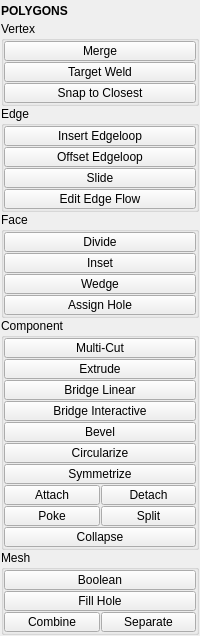
<?xml version="1.0" encoding="UTF-8"?>
<ui version="4.0">
 <class>QtUi</class>
 <widget class="QMainWindow" name="QtUi">
  <property name="geometry">
   <rect>
    <x>0</x>
    <y>0</y>
    <width>200</width>
    <height>621</height>
   </rect>
  </property>
  <property name="tabShape">
   <enum>QTabWidget::Triangular</enum>
  </property>
  <property name="dockNestingEnabled">
   <bool>true</bool>
  </property>
  <property name="dockOptions">
   <set>QMainWindow::AllowNestedDocks|QMainWindow::AllowTabbedDocks|QMainWindow::AnimatedDocks|QMainWindow::ForceTabbedDocks</set>
  </property>
  <property name="balette" stdset="0">
   <palette>
    <active/>
    <inactive/>
    <disabled/>
   </palette>
  </property>
  <widget class="QWidget" name="central_widget">
   <property name="minimumSize">
    <size>
     <width>200</width>
     <height>0</height>
    </size>
   </property>
   <property name="balette" stdset="0">
    <palette>
     <active/>
     <inactive/>
     <disabled/>
    </palette>
   </property>
   <layout class="QVBoxLayout" name="verticalLayout_2">
    <property name="leftMargin">
     <number>1</number>
    </property>
    <property name="topMargin">
     <number>1</number>
    </property>
    <property name="rightMargin">
     <number>1</number>
    </property>
    <property name="bottomMargin">
     <number>1</number>
    </property>
    <item>
     <layout class="QVBoxLayout" name="verticalLayout">
      <property name="spacing">
       <number>0</number>
      </property>
      <item>
       <widget class="Header" name="header">
        <property name="minimumSize">
         <size>
          <width>0</width>
          <height>20</height>
         </size>
        </property>
        <property name="maximumSize">
         <size>
          <width>16777215</width>
          <height>20</height>
         </size>
        </property>
        <property name="font">
         <font>
          <weight>75</weight>
          <bold>true</bold>
         </font>
        </property>
        <property name="text">
         <string>POLYGONS</string>
        </property>
       </widget>
      </item>
      <item>
       <widget class="QGroupBox" name="vertex">
        <property name="title">
         <string>Vertex</string>
        </property>
        <layout class="QVBoxLayout" name="verticalLayout_5">
         <property name="spacing">
          <number>1</number>
         </property>
         <property name="leftMargin">
          <number>0</number>
         </property>
         <property name="topMargin">
          <number>0</number>
         </property>
         <property name="rightMargin">
          <number>0</number>
         </property>
         <property name="bottomMargin">
          <number>0</number>
         </property>
         <item>
          <widget class="PushButton" name="tb000">
           <property name="enabled">
            <bool>true</bool>
           </property>
           <property name="minimumSize">
            <size>
             <width>0</width>
             <height>20</height>
            </size>
           </property>
           <property name="maximumSize">
            <size>
             <width>16777215</width>
             <height>20</height>
            </size>
           </property>
           <property name="toolTip">
            <string>Merge selected components.  (default: to center)</string>
           </property>
           <property name="text">
            <string>Merge</string>
           </property>
           <property name="iconSize">
            <size>
             <width>18</width>
             <height>18</height>
            </size>
           </property>
          </widget>
         </item>
         <item>
          <widget class="QPushButton" name="b043">
           <property name="enabled">
            <bool>true</bool>
           </property>
           <property name="minimumSize">
            <size>
             <width>0</width>
             <height>20</height>
            </size>
           </property>
           <property name="maximumSize">
            <size>
             <width>16777215</width>
             <height>20</height>
            </size>
           </property>
           <property name="toolTip">
            <string>Merge two edges or vertices into a single component</string>
           </property>
           <property name="text">
            <string>Target Weld</string>
           </property>
           <property name="iconSize">
            <size>
             <width>18</width>
             <height>18</height>
            </size>
           </property>
           <property name="balette" stdset="0">
            <palette>
             <active>
              <colorrole role="Button">
               <brush brushstyle="SolidPattern">
                <color alpha="255">
                 <red>80</red>
                 <green>80</green>
                 <blue>80</blue>
                </color>
               </brush>
              </colorrole>
             </active>
             <inactive>
              <colorrole role="Button">
               <brush brushstyle="SolidPattern">
                <color alpha="255">
                 <red>80</red>
                 <green>80</green>
                 <blue>80</blue>
                </color>
               </brush>
              </colorrole>
             </inactive>
             <disabled>
              <colorrole role="Button">
               <brush brushstyle="SolidPattern">
                <color alpha="255">
                 <red>80</red>
                 <green>80</green>
                 <blue>80</blue>
                </color>
               </brush>
              </colorrole>
             </disabled>
            </palette>
           </property>
          </widget>
         </item>
         <item>
          <widget class="PushButton" name="tb009">
           <property name="enabled">
            <bool>true</bool>
           </property>
           <property name="minimumSize">
            <size>
             <width>0</width>
             <height>20</height>
            </size>
           </property>
           <property name="maximumSize">
            <size>
             <width>16777215</width>
             <height>20</height>
            </size>
           </property>
           <property name="toolTip">
            <string>&lt;html&gt;&lt;head/&gt;&lt;body&gt;&lt;p&gt;&lt;span style=&quot; font-weight:600;&quot;&gt;Snap vertices from one object to another.&lt;/span&gt;&lt;/p&gt;&lt;p&gt;&lt;br/&gt;&lt;/p&gt;&lt;p&gt;&lt;span style=&quot; font-style:italic;&quot;&gt;The vertices of the first selected object will be snapped to those of the second.&lt;/span&gt;&lt;/p&gt;&lt;/body&gt;&lt;/html&gt;</string>
           </property>
           <property name="layoutDirection">
            <enum>Qt::LeftToRight</enum>
           </property>
           <property name="text">
            <string>Snap to Closest</string>
           </property>
          </widget>
         </item>
        </layout>
       </widget>
      </item>
      <item>
       <widget class="QGroupBox" name="edge">
        <property name="title">
         <string>Edge</string>
        </property>
        <layout class="QVBoxLayout" name="verticalLayout_7">
         <property name="spacing">
          <number>1</number>
         </property>
         <property name="leftMargin">
          <number>0</number>
         </property>
         <property name="topMargin">
          <number>0</number>
         </property>
         <property name="rightMargin">
          <number>0</number>
         </property>
         <property name="bottomMargin">
          <number>0</number>
         </property>
         <item>
          <widget class="QPushButton" name="b047">
           <property name="enabled">
            <bool>true</bool>
           </property>
           <property name="minimumSize">
            <size>
             <width>0</width>
             <height>20</height>
            </size>
           </property>
           <property name="maximumSize">
            <size>
             <width>16777215</width>
             <height>20</height>
            </size>
           </property>
           <property name="toolTip">
            <string>Split selected edge ring</string>
           </property>
           <property name="text">
            <string>Insert Edgeloop</string>
           </property>
           <property name="iconSize">
            <size>
             <width>18</width>
             <height>18</height>
            </size>
           </property>
           <property name="balette" stdset="0">
            <palette>
             <active>
              <colorrole role="Highlight">
               <brush brushstyle="SolidPattern">
                <color alpha="255">
                 <red>168</red>
                 <green>152</green>
                 <blue>250</blue>
                </color>
               </brush>
              </colorrole>
             </active>
             <inactive>
              <colorrole role="Highlight">
               <brush brushstyle="SolidPattern">
                <color alpha="255">
                 <red>168</red>
                 <green>152</green>
                 <blue>250</blue>
                </color>
               </brush>
              </colorrole>
             </inactive>
             <disabled>
              <colorrole role="Highlight">
               <brush brushstyle="SolidPattern">
                <color alpha="255">
                 <red>0</red>
                 <green>120</green>
                 <blue>215</blue>
                </color>
               </brush>
              </colorrole>
             </disabled>
            </palette>
           </property>
          </widget>
         </item>
         <item>
          <widget class="QPushButton" name="b051">
           <property name="enabled">
            <bool>true</bool>
           </property>
           <property name="minimumSize">
            <size>
             <width>0</width>
             <height>20</height>
            </size>
           </property>
           <property name="maximumSize">
            <size>
             <width>16777215</width>
             <height>20</height>
            </size>
           </property>
           <property name="toolTip">
            <string>Offset edge loop tool</string>
           </property>
           <property name="text">
            <string>Offset Edgeloop</string>
           </property>
           <property name="iconSize">
            <size>
             <width>18</width>
             <height>18</height>
            </size>
           </property>
           <property name="balette" stdset="0">
            <palette>
             <active>
              <colorrole role="Highlight">
               <brush brushstyle="SolidPattern">
                <color alpha="255">
                 <red>168</red>
                 <green>152</green>
                 <blue>250</blue>
                </color>
               </brush>
              </colorrole>
             </active>
             <inactive>
              <colorrole role="Highlight">
               <brush brushstyle="SolidPattern">
                <color alpha="255">
                 <red>168</red>
                 <green>152</green>
                 <blue>250</blue>
                </color>
               </brush>
              </colorrole>
             </inactive>
             <disabled>
              <colorrole role="Highlight">
               <brush brushstyle="SolidPattern">
                <color alpha="255">
                 <red>0</red>
                 <green>120</green>
                 <blue>215</blue>
                </color>
               </brush>
              </colorrole>
             </disabled>
            </palette>
           </property>
          </widget>
         </item>
         <item>
          <widget class="QPushButton" name="b049">
           <property name="enabled">
            <bool>true</bool>
           </property>
           <property name="minimumSize">
            <size>
             <width>0</width>
             <height>20</height>
            </size>
           </property>
           <property name="maximumSize">
            <size>
             <width>16777215</width>
             <height>20</height>
            </size>
           </property>
           <property name="toolTip">
            <string>Slide edge loops or paths along their neighboring edges</string>
           </property>
           <property name="text">
            <string>Slide</string>
           </property>
           <property name="iconSize">
            <size>
             <width>18</width>
             <height>18</height>
            </size>
           </property>
           <property name="autoDefault">
            <bool>false</bool>
           </property>
           <property name="default">
            <bool>false</bool>
           </property>
           <property name="flat">
            <bool>false</bool>
           </property>
           <property name="balette" stdset="0">
            <palette>
             <active>
              <colorrole role="Highlight">
               <brush brushstyle="SolidPattern">
                <color alpha="255">
                 <red>168</red>
                 <green>152</green>
                 <blue>250</blue>
                </color>
               </brush>
              </colorrole>
             </active>
             <inactive>
              <colorrole role="Highlight">
               <brush brushstyle="SolidPattern">
                <color alpha="255">
                 <red>168</red>
                 <green>152</green>
                 <blue>250</blue>
                </color>
               </brush>
              </colorrole>
             </inactive>
             <disabled>
              <colorrole role="Highlight">
               <brush brushstyle="SolidPattern">
                <color alpha="255">
                 <red>0</red>
                 <green>120</green>
                 <blue>215</blue>
                </color>
               </brush>
              </colorrole>
             </disabled>
            </palette>
           </property>
          </widget>
         </item>
         <item>
          <widget class="QPushButton" name="b053">
           <property name="enabled">
            <bool>true</bool>
           </property>
           <property name="minimumSize">
            <size>
             <width>0</width>
             <height>20</height>
            </size>
           </property>
           <property name="maximumSize">
            <size>
             <width>16777215</width>
             <height>20</height>
            </size>
           </property>
           <property name="toolTip">
            <string>Edit edges that respect surface curvature</string>
           </property>
           <property name="text">
            <string>Edit Edge Flow</string>
           </property>
           <property name="autoDefault">
            <bool>false</bool>
           </property>
           <property name="default">
            <bool>false</bool>
           </property>
           <property name="flat">
            <bool>false</bool>
           </property>
           <property name="balette" stdset="0">
            <palette>
             <active>
              <colorrole role="Highlight">
               <brush brushstyle="SolidPattern">
                <color alpha="255">
                 <red>168</red>
                 <green>152</green>
                 <blue>250</blue>
                </color>
               </brush>
              </colorrole>
             </active>
             <inactive>
              <colorrole role="Highlight">
               <brush brushstyle="SolidPattern">
                <color alpha="255">
                 <red>168</red>
                 <green>152</green>
                 <blue>250</blue>
                </color>
               </brush>
              </colorrole>
             </inactive>
             <disabled>
              <colorrole role="Highlight">
               <brush brushstyle="SolidPattern">
                <color alpha="255">
                 <red>0</red>
                 <green>120</green>
                 <blue>215</blue>
                </color>
               </brush>
              </colorrole>
             </disabled>
            </palette>
           </property>
          </widget>
         </item>
        </layout>
       </widget>
      </item>
      <item>
       <widget class="QGroupBox" name="face">
        <property name="title">
         <string>Face</string>
        </property>
        <layout class="QVBoxLayout" name="verticalLayout_6">
         <property name="spacing">
          <number>1</number>
         </property>
         <property name="leftMargin">
          <number>0</number>
         </property>
         <property name="topMargin">
          <number>0</number>
         </property>
         <property name="rightMargin">
          <number>0</number>
         </property>
         <property name="bottomMargin">
          <number>0</number>
         </property>
         <item>
          <widget class="PushButton" name="tb007">
           <property name="enabled">
            <bool>true</bool>
           </property>
           <property name="minimumSize">
            <size>
             <width>0</width>
             <height>20</height>
            </size>
           </property>
           <property name="maximumSize">
            <size>
             <width>16777215</width>
             <height>20</height>
            </size>
           </property>
           <property name="toolTip">
            <string>Divide facet</string>
           </property>
           <property name="text">
            <string>Divide</string>
           </property>
           <property name="iconSize">
            <size>
             <width>18</width>
             <height>18</height>
            </size>
           </property>
          </widget>
         </item>
         <item>
          <widget class="PushButton" name="tb006">
           <property name="enabled">
            <bool>true</bool>
           </property>
           <property name="minimumSize">
            <size>
             <width>0</width>
             <height>20</height>
            </size>
           </property>
           <property name="maximumSize">
            <size>
             <width>16777215</width>
             <height>20</height>
            </size>
           </property>
           <property name="toolTip">
            <string>Inset selected face region</string>
           </property>
           <property name="text">
            <string>Inset</string>
           </property>
           <property name="iconSize">
            <size>
             <width>18</width>
             <height>18</height>
            </size>
           </property>
          </widget>
         </item>
         <item>
          <widget class="QPushButton" name="b034">
           <property name="enabled">
            <bool>true</bool>
           </property>
           <property name="minimumSize">
            <size>
             <width>0</width>
             <height>20</height>
            </size>
           </property>
           <property name="maximumSize">
            <size>
             <width>16777215</width>
             <height>20</height>
            </size>
           </property>
           <property name="toolTip">
            <string>Wedge the selected faces by extruding and rotating them about a selected edge.</string>
           </property>
           <property name="text">
            <string>Wedge</string>
           </property>
           <property name="iconSize">
            <size>
             <width>18</width>
             <height>18</height>
            </size>
           </property>
           <property name="balette" stdset="0">
            <palette>
             <active>
              <colorrole role="Highlight">
               <brush brushstyle="SolidPattern">
                <color alpha="255">
                 <red>168</red>
                 <green>152</green>
                 <blue>250</blue>
                </color>
               </brush>
              </colorrole>
             </active>
             <inactive>
              <colorrole role="Highlight">
               <brush brushstyle="SolidPattern">
                <color alpha="255">
                 <red>168</red>
                 <green>152</green>
                 <blue>250</blue>
                </color>
               </brush>
              </colorrole>
             </inactive>
             <disabled>
              <colorrole role="Highlight">
               <brush brushstyle="SolidPattern">
                <color alpha="255">
                 <red>0</red>
                 <green>120</green>
                 <blue>215</blue>
                </color>
               </brush>
              </colorrole>
             </disabled>
            </palette>
           </property>
          </widget>
         </item>
         <item>
          <widget class="QPushButton" name="b038">
           <property name="enabled">
            <bool>true</bool>
           </property>
           <property name="minimumSize">
            <size>
             <width>0</width>
             <height>20</height>
            </size>
           </property>
           <property name="maximumSize">
            <size>
             <width>16777215</width>
             <height>20</height>
            </size>
           </property>
           <property name="toolTip">
            <string>Toggle assign the selected faces to be hole or unassign the hole faces to be non-hole.</string>
           </property>
           <property name="text">
            <string>Assign Hole</string>
           </property>
           <property name="iconSize">
            <size>
             <width>18</width>
             <height>18</height>
            </size>
           </property>
           <property name="balette" stdset="0">
            <palette>
             <active>
              <colorrole role="Button">
               <brush brushstyle="SolidPattern">
                <color alpha="255">
                 <red>80</red>
                 <green>80</green>
                 <blue>80</blue>
                </color>
               </brush>
              </colorrole>
             </active>
             <inactive>
              <colorrole role="Button">
               <brush brushstyle="SolidPattern">
                <color alpha="255">
                 <red>80</red>
                 <green>80</green>
                 <blue>80</blue>
                </color>
               </brush>
              </colorrole>
             </inactive>
             <disabled>
              <colorrole role="Button">
               <brush brushstyle="SolidPattern">
                <color alpha="255">
                 <red>80</red>
                 <green>80</green>
                 <blue>80</blue>
                </color>
               </brush>
              </colorrole>
             </disabled>
            </palette>
           </property>
          </widget>
         </item>
        </layout>
       </widget>
      </item>
      <item>
       <widget class="QGroupBox" name="component">
        <property name="title">
         <string>Component</string>
        </property>
        <layout class="QGridLayout" name="gridLayout">
         <property name="leftMargin">
          <number>0</number>
         </property>
         <property name="topMargin">
          <number>0</number>
         </property>
         <property name="rightMargin">
          <number>0</number>
         </property>
         <property name="bottomMargin">
          <number>0</number>
         </property>
         <property name="spacing">
          <number>1</number>
         </property>
         <item row="0" column="0" colspan="2">
          <widget class="QPushButton" name="b012">
           <property name="enabled">
            <bool>true</bool>
           </property>
           <property name="minimumSize">
            <size>
             <width>0</width>
             <height>20</height>
            </size>
           </property>
           <property name="maximumSize">
            <size>
             <width>16777215</width>
             <height>20</height>
            </size>
           </property>
           <property name="toolTip">
            <string>Divide faces by splitting cutting and inserting edge loops</string>
           </property>
           <property name="text">
            <string>Multi-Cut</string>
           </property>
           <property name="iconSize">
            <size>
             <width>18</width>
             <height>18</height>
            </size>
           </property>
           <property name="balette" stdset="0">
            <palette>
             <active>
              <colorrole role="Highlight">
               <brush brushstyle="SolidPattern">
                <color alpha="255">
                 <red>168</red>
                 <green>152</green>
                 <blue>250</blue>
                </color>
               </brush>
              </colorrole>
             </active>
             <inactive>
              <colorrole role="Highlight">
               <brush brushstyle="SolidPattern">
                <color alpha="255">
                 <red>168</red>
                 <green>152</green>
                 <blue>250</blue>
                </color>
               </brush>
              </colorrole>
             </inactive>
             <disabled>
              <colorrole role="Highlight">
               <brush brushstyle="SolidPattern">
                <color alpha="255">
                 <red>0</red>
                 <green>120</green>
                 <blue>215</blue>
                </color>
               </brush>
              </colorrole>
             </disabled>
            </palette>
           </property>
          </widget>
         </item>
         <item row="13" column="0" colspan="2">
          <widget class="QPushButton" name="b009">
           <property name="enabled">
            <bool>true</bool>
           </property>
           <property name="minimumSize">
            <size>
             <width>0</width>
             <height>20</height>
            </size>
           </property>
           <property name="maximumSize">
            <size>
             <width>16777215</width>
             <height>20</height>
            </size>
           </property>
           <property name="toolTip">
            <string>Collapse the selected edges or faces</string>
           </property>
           <property name="text">
            <string>Collapse</string>
           </property>
           <property name="iconSize">
            <size>
             <width>18</width>
             <height>18</height>
            </size>
           </property>
           <property name="autoDefault">
            <bool>false</bool>
           </property>
           <property name="default">
            <bool>false</bool>
           </property>
           <property name="flat">
            <bool>false</bool>
           </property>
          </widget>
         </item>
         <item row="10" column="1">
          <widget class="PushButton" name="tb005">
           <property name="enabled">
            <bool>true</bool>
           </property>
           <property name="minimumSize">
            <size>
             <width>0</width>
             <height>20</height>
            </size>
           </property>
           <property name="maximumSize">
            <size>
             <width>16777215</width>
             <height>20</height>
            </size>
           </property>
           <property name="toolTip">
            <string>Detach selected components</string>
           </property>
           <property name="text">
            <string>Detach</string>
           </property>
           <property name="iconSize">
            <size>
             <width>18</width>
             <height>18</height>
            </size>
           </property>
          </widget>
         </item>
         <item row="12" column="1">
          <widget class="QPushButton" name="b046">
           <property name="enabled">
            <bool>true</bool>
           </property>
           <property name="minimumSize">
            <size>
             <width>0</width>
             <height>20</height>
            </size>
           </property>
           <property name="maximumSize">
            <size>
             <width>16777215</width>
             <height>20</height>
            </size>
           </property>
           <property name="toolTip">
            <string>Split selected components resulting in a edge ring around them</string>
           </property>
           <property name="text">
            <string>Split</string>
           </property>
           <property name="iconSize">
            <size>
             <width>18</width>
             <height>18</height>
            </size>
           </property>
           <property name="autoDefault">
            <bool>false</bool>
           </property>
           <property name="default">
            <bool>false</bool>
           </property>
           <property name="flat">
            <bool>false</bool>
           </property>
          </widget>
         </item>
         <item row="10" column="0">
          <widget class="QPushButton" name="b022">
           <property name="enabled">
            <bool>true</bool>
           </property>
           <property name="minimumSize">
            <size>
             <width>88</width>
             <height>20</height>
            </size>
           </property>
           <property name="maximumSize">
            <size>
             <width>16777215</width>
             <height>20</height>
            </size>
           </property>
           <property name="toolTip">
            <string>Connect vertices edges and polygons</string>
           </property>
           <property name="text">
            <string>Attach</string>
           </property>
           <property name="iconSize">
            <size>
             <width>18</width>
             <height>18</height>
            </size>
           </property>
          </widget>
         </item>
         <item row="7" column="0" colspan="2">
          <widget class="QPushButton" name="b003">
           <property name="enabled">
            <bool>true</bool>
           </property>
           <property name="minimumSize">
            <size>
             <width>0</width>
             <height>20</height>
            </size>
           </property>
           <property name="maximumSize">
            <size>
             <width>16777215</width>
             <height>20</height>
            </size>
           </property>
           <property name="toolTip">
            <string>&lt;html&gt;&lt;head/&gt;&lt;body&gt;&lt;p&gt;Mirror selected mesh components across the topological symmetry axis.&lt;/p&gt;&lt;p&gt;&lt;br/&gt;&lt;/p&gt;&lt;p&gt;First select any components to mirror, then when prompted, select an edge to define an axis.&lt;/p&gt;&lt;/body&gt;&lt;/html&gt;</string>
           </property>
           <property name="text">
            <string>Symmetrize</string>
           </property>
           <property name="iconSize">
            <size>
             <width>18</width>
             <height>18</height>
            </size>
           </property>
           <property name="balette" stdset="0">
            <palette>
             <active>
              <colorrole role="Highlight">
               <brush brushstyle="SolidPattern">
                <color alpha="255">
                 <red>168</red>
                 <green>152</green>
                 <blue>250</blue>
                </color>
               </brush>
              </colorrole>
             </active>
             <inactive>
              <colorrole role="Highlight">
               <brush brushstyle="SolidPattern">
                <color alpha="255">
                 <red>168</red>
                 <green>152</green>
                 <blue>250</blue>
                </color>
               </brush>
              </colorrole>
             </inactive>
             <disabled>
              <colorrole role="Highlight">
               <brush brushstyle="SolidPattern">
                <color alpha="255">
                 <red>0</red>
                 <green>120</green>
                 <blue>215</blue>
                </color>
               </brush>
              </colorrole>
             </disabled>
            </palette>
           </property>
          </widget>
         </item>
         <item row="12" column="0">
          <widget class="QPushButton" name="b032">
           <property name="enabled">
            <bool>true</bool>
           </property>
           <property name="minimumSize">
            <size>
             <width>88</width>
             <height>20</height>
            </size>
           </property>
           <property name="maximumSize">
            <size>
             <width>16777215</width>
             <height>20</height>
            </size>
           </property>
           <property name="toolTip">
            <string>Poke the selected faces by creating a new vertex at the center of each face.</string>
           </property>
           <property name="text">
            <string>Poke</string>
           </property>
           <property name="iconSize">
            <size>
             <width>18</width>
             <height>18</height>
            </size>
           </property>
           <property name="balette" stdset="0">
            <palette>
             <active>
              <colorrole role="Highlight">
               <brush brushstyle="SolidPattern">
                <color alpha="255">
                 <red>168</red>
                 <green>152</green>
                 <blue>250</blue>
                </color>
               </brush>
              </colorrole>
             </active>
             <inactive>
              <colorrole role="Highlight">
               <brush brushstyle="SolidPattern">
                <color alpha="255">
                 <red>168</red>
                 <green>152</green>
                 <blue>250</blue>
                </color>
               </brush>
              </colorrole>
             </inactive>
             <disabled>
              <colorrole role="Highlight">
               <brush brushstyle="SolidPattern">
                <color alpha="255">
                 <red>0</red>
                 <green>120</green>
                 <blue>215</blue>
                </color>
               </brush>
              </colorrole>
             </disabled>
            </palette>
           </property>
          </widget>
         </item>
         <item row="6" column="0" colspan="2">
          <widget class="QPushButton" name="b000">
           <property name="enabled">
            <bool>true</bool>
           </property>
           <property name="minimumSize">
            <size>
             <width>0</width>
             <height>20</height>
            </size>
           </property>
           <property name="maximumSize">
            <size>
             <width>16777215</width>
             <height>20</height>
            </size>
           </property>
           <property name="toolTip">
            <string>Organize vertices of selected components into a perfect geometric shape.</string>
           </property>
           <property name="text">
            <string>Circularize</string>
           </property>
           <property name="iconSize">
            <size>
             <width>18</width>
             <height>18</height>
            </size>
           </property>
           <property name="balette" stdset="0">
            <palette>
             <active>
              <colorrole role="Highlight">
               <brush brushstyle="SolidPattern">
                <color alpha="255">
                 <red>168</red>
                 <green>152</green>
                 <blue>250</blue>
                </color>
               </brush>
              </colorrole>
             </active>
             <inactive>
              <colorrole role="Highlight">
               <brush brushstyle="SolidPattern">
                <color alpha="255">
                 <red>168</red>
                 <green>152</green>
                 <blue>250</blue>
                </color>
               </brush>
              </colorrole>
             </inactive>
             <disabled>
              <colorrole role="Highlight">
               <brush brushstyle="SolidPattern">
                <color alpha="255">
                 <red>0</red>
                 <green>120</green>
                 <blue>215</blue>
                </color>
               </brush>
              </colorrole>
             </disabled>
            </palette>
           </property>
          </widget>
         </item>
         <item row="1" column="0" colspan="2">
          <widget class="PushButton" name="tb003">
           <property name="enabled">
            <bool>true</bool>
           </property>
           <property name="minimumSize">
            <size>
             <width>0</width>
             <height>20</height>
            </size>
           </property>
           <property name="maximumSize">
            <size>
             <width>16777215</width>
             <height>20</height>
            </size>
           </property>
           <property name="toolTip">
            <string>Extrude the selected component</string>
           </property>
           <property name="text">
            <string>Extrude</string>
           </property>
           <property name="iconSize">
            <size>
             <width>18</width>
             <height>18</height>
            </size>
           </property>
          </widget>
         </item>
         <item row="4" column="0" colspan="2">
          <widget class="PushButton" name="tb004">
           <property name="enabled">
            <bool>true</bool>
           </property>
           <property name="minimumSize">
            <size>
             <width>0</width>
             <height>20</height>
            </size>
           </property>
           <property name="maximumSize">
            <size>
             <width>16777215</width>
             <height>20</height>
            </size>
           </property>
           <property name="toolTip">
            <string>Bevel modifier</string>
           </property>
           <property name="text">
            <string>Bevel</string>
           </property>
           <property name="iconSize">
            <size>
             <width>18</width>
             <height>18</height>
            </size>
           </property>
          </widget>
         </item>
         <item row="3" column="0" colspan="2">
          <widget class="QPushButton" name="b007">
           <property name="enabled">
            <bool>true</bool>
           </property>
           <property name="minimumSize">
            <size>
             <width>0</width>
             <height>20</height>
            </size>
           </property>
           <property name="maximumSize">
            <size>
             <width>16777215</width>
             <height>20</height>
            </size>
           </property>
           <property name="toolTip">
            <string>Interactive bridge tool.</string>
           </property>
           <property name="text">
            <string>Bridge Interactive</string>
           </property>
           <property name="iconSize">
            <size>
             <width>18</width>
             <height>18</height>
            </size>
           </property>
          </widget>
         </item>
         <item row="2" column="0" colspan="2">
          <widget class="QPushButton" name="b006">
           <property name="enabled">
            <bool>true</bool>
           </property>
           <property name="minimumSize">
            <size>
             <width>0</width>
             <height>20</height>
            </size>
           </property>
           <property name="maximumSize">
            <size>
             <width>16777215</width>
             <height>20</height>
            </size>
           </property>
           <property name="toolTip">
            <string>Create a bridge between two sets of edges or faces</string>
           </property>
           <property name="text">
            <string>Bridge Linear</string>
           </property>
           <property name="iconSize">
            <size>
             <width>18</width>
             <height>18</height>
            </size>
           </property>
          </widget>
         </item>
        </layout>
       </widget>
      </item>
      <item>
       <widget class="QGroupBox" name="mesh">
        <property name="title">
         <string>Mesh</string>
        </property>
        <layout class="QGridLayout" name="gridLayout_2">
         <property name="leftMargin">
          <number>0</number>
         </property>
         <property name="topMargin">
          <number>0</number>
         </property>
         <property name="rightMargin">
          <number>0</number>
         </property>
         <property name="bottomMargin">
          <number>0</number>
         </property>
         <property name="spacing">
          <number>1</number>
         </property>
         <item row="3" column="1">
          <widget class="QPushButton" name="b002">
           <property name="enabled">
            <bool>true</bool>
           </property>
           <property name="minimumSize">
            <size>
             <width>0</width>
             <height>20</height>
            </size>
           </property>
           <property name="maximumSize">
            <size>
             <width>16777215</width>
             <height>20</height>
            </size>
           </property>
           <property name="toolTip">
            <string>Separates the selected polygonobject shells or the shells of any selected faces from the object into one object into distinct objects</string>
           </property>
           <property name="text">
            <string>Separate</string>
           </property>
           <property name="iconSize">
            <size>
             <width>18</width>
             <height>18</height>
            </size>
           </property>
          </widget>
         </item>
         <item row="1" column="0" colspan="2">
          <widget class="QPushButton" name="b001">
           <property name="enabled">
            <bool>true</bool>
           </property>
           <property name="minimumSize">
            <size>
             <width>0</width>
             <height>20</height>
            </size>
           </property>
           <property name="maximumSize">
            <size>
             <width>16777215</width>
             <height>20</height>
            </size>
           </property>
           <property name="toolTip">
            <string>Cap holes modifier</string>
           </property>
           <property name="text">
            <string>Fill Hole</string>
           </property>
           <property name="iconSize">
            <size>
             <width>18</width>
             <height>18</height>
            </size>
           </property>
          </widget>
         </item>
         <item row="0" column="0" colspan="2">
          <widget class="PushButton" name="tb008">
           <property name="enabled">
            <bool>true</bool>
           </property>
           <property name="minimumSize">
            <size>
             <width>0</width>
             <height>20</height>
            </size>
           </property>
           <property name="maximumSize">
            <size>
             <width>16777215</width>
             <height>20</height>
            </size>
           </property>
           <property name="toolTip">
            <string>Preforms a boolean union on the selected polygon objects creating a new object</string>
           </property>
           <property name="text">
            <string>Boolean</string>
           </property>
           <property name="iconSize">
            <size>
             <width>18</width>
             <height>18</height>
            </size>
           </property>
          </widget>
         </item>
         <item row="3" column="0">
          <widget class="PushButton" name="tb002">
           <property name="enabled">
            <bool>true</bool>
           </property>
           <property name="minimumSize">
            <size>
             <width>88</width>
             <height>20</height>
            </size>
           </property>
           <property name="maximumSize">
            <size>
             <width>16777215</width>
             <height>20</height>
            </size>
           </property>
           <property name="toolTip">
            <string>Combine the selected polygon objects into one single object to allow operations such as merges or face trims</string>
           </property>
           <property name="text">
            <string>Combine</string>
           </property>
           <property name="iconSize">
            <size>
             <width>18</width>
             <height>18</height>
            </size>
           </property>
          </widget>
         </item>
        </layout>
       </widget>
      </item>
      <item>
       <spacer name="verticalSpacer_2">
        <property name="orientation">
         <enum>Qt::Vertical</enum>
        </property>
        <property name="sizeHint" stdset="0">
         <size>
          <width>0</width>
          <height>10</height>
         </size>
        </property>
       </spacer>
      </item>
     </layout>
    </item>
   </layout>
  </widget>
 </widget>
 <customwidgets>
  <customwidget>
   <class>Header</class>
   <extends>QLabel</extends>
   <header>uitk.widgets.header.Header.h</header>
  </customwidget>
  <customwidget>
   <class>PushButton</class>
   <extends>QPushButton</extends>
   <header>widgets.pushbutton.h</header>
  </customwidget>
 </customwidgets>
 <resources/>
 <connections/>
 <designerdata>
  <property name="gridDeltaX">
   <number>5</number>
  </property>
  <property name="gridDeltaY">
   <number>5</number>
  </property>
  <property name="gridSnapX">
   <bool>true</bool>
  </property>
  <property name="gridSnapY">
   <bool>true</bool>
  </property>
  <property name="gridVisible">
   <bool>true</bool>
  </property>
 </designerdata>
</ui>
